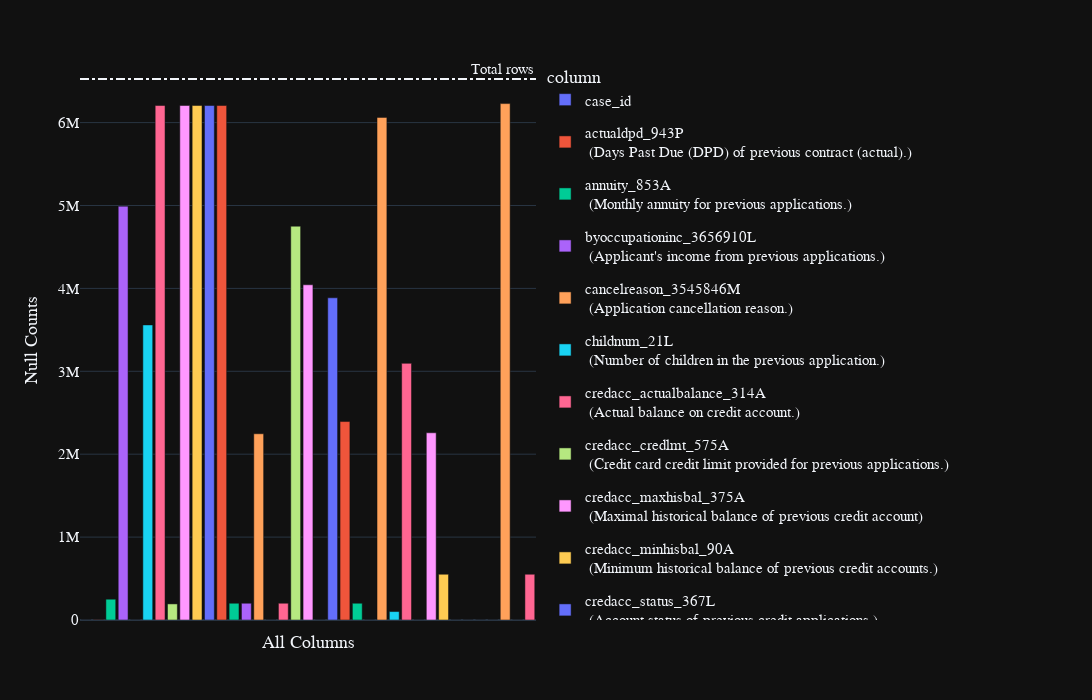

The cell this chart's notebook holds for it:
### Code cell
train_previous_application = pl.concat(
    [
        train_applprev_1.with_columns(pl.col("case_id").cast(pl.Int32)),
        train_applprev_2.with_columns(pl.col("case_id").cast(pl.Int32))
    ],
    how="vertical",
    rechunk=True
)
display(train_previous_application.fetch().head())
train_previous_application.pipe(plot_nulls)
print(gc.collect())

### Figure 1 — Plotly figure (JSON) as saved in the notebook; plotly's stock layout.template omitted (floating-point values rounded to 4 significant figures)
{"data": [{"alignmentgroup": "True", "customdata": [[0]], "hovertemplate": "<b>%{hovertext}</b><br><br>column=%{x}<br>null_counts=%{y}<br>percent=%{customdata[0]}<extra></extra>", "hovertext": ["case_id"], "legendgroup": "case_id", "marker": {"color": "#636efa", "pattern": {"shape": ""}}, "name": "case_id", "offsetgroup": "case_id", "orientation": "v", "showlegend": true, "textposition": "auto", "type": "bar", "x": ["case_id"], "xaxis": "x", "y": [0], "yaxis": "y"}, {"alignmentgroup": "True", "customdata": [[0]], "hovertemplate": "<b>%{hovertext}</b><br><br>column=%{x}<br>null_counts=%{y}<br>percent=%{customdata[0]}<extra></extra>", "hovertext": ["actualdpd_943P <br> (Days Past Due (DPD) of previous contract (actual).)"], "legendgroup": "actualdpd_943P <br> (Days Past Due (DPD) of previous contract (actual).)", "marker": {"color": "#EF553B", "pattern": {"shape": ""}}, "name": "actualdpd_943P <br> (Days Past Due (DPD) of previous contract (actual).)", "offsetgroup": "actualdpd_943P <br> (Days Past Due (DPD) of previous contract (actual).)", "orientation": "v", "showlegend": true, "textposition": "auto", "type": "bar", "x": ["actualdpd_943P <br> (Days Past Due (DPD) of previous contract (actual).)"], "xaxis": "x", "y": [2500], "yaxis": "y"}, {"alignmentgroup": "True", "customdata": [[0.04]], "hovertemplate": "<b>%{hovertext}</b><br><br>column=%{x}<br>null_counts=%{y}<br>percent=%{customdata[0]}<extra></extra>", "hovertext": ["annuity_853A <br> (Monthly annuity for previous applications.)"], "legendgroup": "annuity_853A <br> (Monthly annuity for previous applications.)", "marker": {"color": "#00cc96", "pattern": {"shape": ""}}, "name": "annuity_853A <br> (Monthly annuity for previous applications.)", "offsetgroup": "annuity_853A <br> (Monthly annuity for previous applications.)", "orientation": "v", "showlegend": true, "textposition": "auto", "type": "bar", "x": ["annuity_853A <br> (Monthly annuity for previous applications.)"], "xaxis": "x", "y": [250736], "yaxis": "y"}, {"alignmentgroup": "True", "customdata": [[0.76]], "hovertemplate": "<b>%{hovertext}</b><br><br>column=%{x}<br>null_counts=%{y}<br>percent=%{customdata[0]}<extra></extra>", "hovertext": ["byoccupationinc_3656910L <br> (Applicant's income from previous applications.)"], "legendgroup": "byoccupationinc_3656910L <br> (Applicant's income from previous applications.)", "marker": {"color": "#ab63fa", "pattern": {"shape": ""}}, "name": "byoccupationinc_3656910L <br> (Applicant's income from previous applications.)", "offsetgroup": "byoccupationinc_3656910L <br> (Applicant's income from previous applications.)", "orientation": "v", "showlegend": true, "textposition": "auto", "type": "bar", "x": ["byoccupationinc_3656910L <br> (Applicant's income from previous applications.)"], "xaxis": "x", "y": [4991531], "yaxis": "y"}, {"alignmentgroup": "True", "customdata": [[0]], "hovertemplate": "<b>%{hovertext}</b><br><br>column=%{x}<br>null_counts=%{y}<br>percent=%{customdata[0]}<extra></extra>", "hovertext": ["cancelreason_3545846M <br> (Application cancellation reason.)"], "legendgroup": "cancelreason_3545846M <br> (Application cancellation reason.)", "marker": {"color": "#FFA15A", "pattern": {"shape": ""}}, "name": "cancelreason_3545846M <br> (Application cancellation reason.)", "offsetgroup": "cancelreason_3545846M <br> (Application cancellation reason.)", "orientation": "v", "showlegend": true, "textposition": "auto", "type": "bar", "x": ["cancelreason_3545846M <br> (Application cancellation reason.)"], "xaxis": "x", "y": [0], "yaxis": "y"}, {"alignmentgroup": "True", "customdata": [[0.55]], "hovertemplate": "<b>%{hovertext}</b><br><br>column=%{x}<br>null_counts=%{y}<br>percent=%{customdata[0]}<extra></extra>", "hovertext": ["childnum_21L <br> (Number of children in the previous application.)"], "legendgroup": "childnum_21L <br> (Number of children in the previous application.)", "marker": {"color": "#19d3f3", "pattern": {"shape": ""}}, "name": "childnum_21L <br> (Number of children in the previous application.)", "offsetgroup": "childnum_21L <br> (Number of children in the previous application.)", "orientation": "v", "showlegend": true, "textposition": "auto", "type": "bar", "x": ["childnum_21L <br> (Number of children in the previous application.)"], "xaxis": "x", "y": [3559424], "yaxis": "y"}, {"alignmentgroup": "True", "customdata": [[0.95]], "hovertemplate": "<b>%{hovertext}</b><br><br>column=%{x}<br>null_counts=%{y}<br>percent=%{customdata[0]}<extra></extra>", "hovertext": ["credacc_actualbalance_314A <br> (Actual balance on credit account.)"], "legendgroup": "credacc_actualbalance_314A <br> (Actual balance on credit account.)", "marker": {"color": "#FF6692", "pattern": {"shape": ""}}, "name": "credacc_actualbalance_314A <br> (Actual balance on credit account.)", "offsetgroup": "credacc_actualbalance_314A <br> (Actual balance on credit account.)", "orientation": "v", "showlegend": true, "textposition": "auto", "type": "bar", "x": ["credacc_actualbalance_314A <br> (Actual balance on credit account.)"], "xaxis": "x", "y": [6205945], "yaxis": "y"}, {"alignmentgroup": "True", "customdata": [[0.03]], "hovertemplate": "<b>%{hovertext}</b><br><br>column=%{x}<br>null_counts=%{y}<br>percent=%{customdata[0]}<extra></extra>", "hovertext": ["credacc_credlmt_575A <br> (Credit card credit limit provided for previous applications.)"], "legendgroup": "credacc_credlmt_575A <br> (Credit card credit limit provided for previous applications.)", "marker": {"color": "#B6E880", "pattern": {"shape": ""}}, "name": "credacc_credlmt_575A <br> (Credit card credit limit provided for previous applications.)", "offsetgroup": "credacc_credlmt_575A <br> (Credit card credit limit provided for previous applications.)", "orientation": "v", "showlegend": true, "textposition": "auto", "type": "bar", "x": ["credacc_credlmt_575A <br> (Credit card credit limit provided for previous applications.)"], "xaxis": "x", "y": [194132], "yaxis": "y"}, {"alignmentgroup": "True", "customdata": [[0.95]], "hovertemplate": "<b>%{hovertext}</b><br><br>column=%{x}<br>null_counts=%{y}<br>percent=%{customdata[0]}<extra></extra>", "hovertext": ["credacc_maxhisbal_375A <br> (Maximal historical balance of previous credit account)"], "legendgroup": "credacc_maxhisbal_375A <br> (Maximal historical balance of previous credit account)", "marker": {"color": "#FF97FF", "pattern": {"shape": ""}}, "name": "credacc_maxhisbal_375A <br> (Maximal historical balance of previous credit account)", "offsetgroup": "credacc_maxhisbal_375A <br> (Maximal historical balance of previous credit account)", "orientation": "v", "showlegend": true, "textposition": "auto", "type": "bar", "x": ["credacc_maxhisbal_375A <br> (Maximal historical balance of previous credit account)"], "xaxis": "x", "y": [6205945], "yaxis": "y"}, {"alignmentgroup": "True", "customdata": [[0.95]], "hovertemplate": "<b>%{hovertext}</b><br><br>column=%{x}<br>null_counts=%{y}<br>percent=%{customdata[0]}<extra></extra>", "hovertext": ["credacc_minhisbal_90A <br> (Minimum historical balance of previous credit accounts.)"], "legendgroup": "credacc_minhisbal_90A <br> (Minimum historical balance of previous credit accounts.)", "marker": {"color": "#FECB52", "pattern": {"shape": ""}}, "name": "credacc_minhisbal_90A <br> (Minimum historical balance of previous credit accounts.)", "offsetgroup": "credacc_minhisbal_90A <br> (Minimum historical balance of previous credit accounts.)", "orientation": "v", "showlegend": true, "textposition": "auto", "type": "bar", "x": ["credacc_minhisbal_90A <br> (Minimum historical balance of previous credit accounts.)"], "xaxis": "x", "y": [6205945], "yaxis": "y"}, {"alignmentgroup": "True", "customdata": [[0.95]], "hovertemplate": "<b>%{hovertext}</b><br><br>column=%{x}<br>null_counts=%{y}<br>percent=%{customdata[0]}<extra></extra>", "hovertext": ["credacc_status_367L <br> (Account status of previous credit applications.)"], "legendgroup": "credacc_status_367L <br> (Account status of previous credit applications.)", "marker": {"color": "#636efa", "pattern": {"shape": ""}}, "name": "credacc_status_367L <br> (Account status of previous credit applications.)", "offsetgroup": "credacc_status_367L <br> (Account status of previous credit applications.)", "orientation": "v", "showlegend": true, "textposition": "auto", "type": "bar", "x": ["credacc_status_367L <br> (Account status of previous credit applications.)"], "xaxis": "x", "y": [6205945], "yaxis": "y"}, {"alignmentgroup": "True", "customdata": [[0.95]], "hovertemplate": "<b>%{hovertext}</b><br><br>column=%{x}<br>null_counts=%{y}<br>percent=%{customdata[0]}<extra></extra>", "hovertext": ["credacc_transactions_402L <br> (Number of transactions made with the previous credit account of the applicant.)"], "legendgroup": "credacc_transactions_402L <br> (Number of transactions made with the previous credit account of the applicant.)", "marker": {"color": "#EF553B", "pattern": {"shape": ""}}, "name": "credacc_transactions_402L <br> (Number of transactions made with the previous credit account of the applicant.)", "offsetgroup": "credacc_transactions_402L <br> (Number of transactions made with the previous credit account of the applicant.)", "orientation": "v", "showlegend": true, "textposition": "auto", "type": "bar", "x": ["credacc_transactions_402L <br> (Number of transactions made with the previous credit account of the applicant.)"], "xaxis": "x", "y": [6205945], "yaxis": "y"}, {"alignmentgroup": "True", "customdata": [[0.03]], "hovertemplate": "<b>%{hovertext}</b><br><br>column=%{x}<br>null_counts=%{y}<br>percent=%{customdata[0]}<extra></extra>", "hovertext": ["credamount_590A <br> (Loan amount or card limit of previous applications.)"], "legendgroup": "credamount_590A <br> (Loan amount or card limit of previous applications.)", "marker": {"color": "#00cc96", "pattern": {"shape": ""}}, "name": "credamount_590A <br> (Loan amount or card limit of previous applications.)", "offsetgroup": "credamount_590A <br> (Loan amount or card limit of previous applications.)", "orientation": "v", "showlegend": true, "textposition": "auto", "type": "bar", "x": ["credamount_590A <br> (Loan amount or card limit of previous applications.)"], "xaxis": "x", "y": [202198], "yaxis": "y"}, {"alignmentgroup": "True", "customdata": [[0.03]], "hovertemplate": "<b>%{hovertext}</b><br><br>column=%{x}<br>null_counts=%{y}<br>percent=%{customdata[0]}<extra></extra>", "hovertext": ["credtype_587L <br> (Credit type of previous application.)"], "legendgroup": "credtype_587L <br> (Credit type of previous application.)", "marker": {"color": "#ab63fa", "pattern": {"shape": ""}}, "name": "credtype_587L <br> (Credit type of previous application.)", "offsetgroup": "credtype_587L <br> (Credit type of previous application.)", "orientation": "v", "showlegend": true, "textposition": "auto", "type": "bar", "x": ["credtype_587L <br> (Credit type of previous application.)"], "xaxis": "x", "y": [202198], "yaxis": "y"}, {"alignmentgroup": "True", "customdata": [[0.34]], "hovertemplate": "<b>%{hovertext}</b><br><br>column=%{x}<br>null_counts=%{y}<br>percent=%{customdata[0]}<extra></extra>", "hovertext": ["currdebt_94A <br> (Previous application's current debt.)"], "legendgroup": "currdebt_94A <br> (Previous application's current debt.)", "marker": {"color": "#FFA15A", "pattern": {"shape": ""}}, "name": "currdebt_94A <br> (Previous application's current debt.)", "offsetgroup": "currdebt_94A <br> (Previous application's current debt.)", "orientation": "v", "showlegend": true, "textposition": "auto", "type": "bar", "x": ["currdebt_94A <br> (Previous application's current debt.)"], "xaxis": "x", "y": [2246512], "yaxis": "y"}, {"alignmentgroup": "True", "customdata": [[0]], "hovertemplate": "<b>%{hovertext}</b><br><br>column=%{x}<br>null_counts=%{y}<br>percent=%{customdata[0]}<extra></extra>", "hovertext": ["district_544M <br> (District of the address used in the previous loan application.)"], "legendgroup": "district_544M <br> (District of the address used in the previous loan application.)", "marker": {"color": "#19d3f3", "pattern": {"shape": ""}}, "name": "district_544M <br> (District of the address used in the previous loan application.)", "offsetgroup": "district_544M <br> (District of the address used in the previous loan application.)", "orientation": "v", "showlegend": true, "textposition": "auto", "type": "bar", "x": ["district_544M <br> (District of the address used in the previous loan application.)"], "xaxis": "x", "y": [0], "yaxis": "y"}, {"alignmentgroup": "True", "customdata": [[0.03]], "hovertemplate": "<b>%{hovertext}</b><br><br>column=%{x}<br>null_counts=%{y}<br>percent=%{customdata[0]}<extra></extra>", "hovertext": ["downpmt_134A <br> (Previous application downpayment amount.)"], "legendgroup": "downpmt_134A <br> (Previous application downpayment amount.)", "marker": {"color": "#FF6692", "pattern": {"shape": ""}}, "name": "downpmt_134A <br> (Previous application downpayment amount.)", "offsetgroup": "downpmt_134A <br> (Previous application downpayment amount.)", "orientation": "v", "showlegend": true, "textposition": "auto", "type": "bar", "x": ["downpmt_134A <br> (Previous application downpayment amount.)"], "xaxis": "x", "y": [202198], "yaxis": "y"}, {"alignmentgroup": "True", "customdata": [[0.73]], "hovertemplate": "<b>%{hovertext}</b><br><br>column=%{x}<br>null_counts=%{y}<br>percent=%{customdata[0]}<extra></extra>", "hovertext": ["dtlastpmt_581D <br> (Date of last payment made by the applicant.)"], "legendgroup": "dtlastpmt_581D <br> (Date of last payment made by the applicant.)", "marker": {"color": "#B6E880", "pattern": {"shape": ""}}, "name": "dtlastpmt_581D <br> (Date of last payment made by the applicant.)", "offsetgroup": "dtlastpmt_581D <br> (Date of last payment made by the applicant.)", "orientation": "v", "showlegend": true, "textposition": "auto", "type": "bar", "x": ["dtlastpmt_581D <br> (Date of last payment made by the applicant.)"], "xaxis": "x", "y": [4750384], "yaxis": "y"}, {"alignmentgroup": "True", "customdata": [[0.62]], "hovertemplate": "<b>%{hovertext}</b><br><br>column=%{x}<br>null_counts=%{y}<br>percent=%{customdata[0]}<extra></extra>", "hovertext": ["dtlastpmtallstes_3545839D <br> (Date of the applicant's last payment.)"], "legendgroup": "dtlastpmtallstes_3545839D <br> (Date of the applicant's last payment.)", "marker": {"color": "#FF97FF", "pattern": {"shape": ""}}, "name": "dtlastpmtallstes_3545839D <br> (Date of the applicant's last payment.)", "offsetgroup": "dtlastpmtallstes_3545839D <br> (Date of the applicant's last payment.)", "orientation": "v", "showlegend": true, "textposition": "auto", "type": "bar", "x": ["dtlastpmtallstes_3545839D <br> (Date of the applicant's last payment.)"], "xaxis": "x", "y": [4043621], "yaxis": "y"}, {"alignmentgroup": "True", "customdata": [[0]], "hovertemplate": "<b>%{hovertext}</b><br><br>column=%{x}<br>null_counts=%{y}<br>percent=%{customdata[0]}<extra></extra>", "hovertext": ["education_1138M <br> (Applicant's education level from their previous application.)"], "legendgroup": "education_1138M <br> (Applicant's education level from their previous application.)", "marker": {"color": "#FECB52", "pattern": {"shape": ""}}, "name": "education_1138M <br> (Applicant's education level from their previous application.)", "offsetgroup": "education_1138M <br> (Applicant's education level from their previous application.)", "orientation": "v", "showlegend": true, "textposition": "auto", "type": "bar", "x": ["education_1138M <br> (Applicant's education level from their previous application.)"], "xaxis": "x", "y": [0], "yaxis": "y"}, {"alignmentgroup": "True", "customdata": [[0.6]], "hovertemplate": "<b>%{hovertext}</b><br><br>column=%{x}<br>null_counts=%{y}<br>percent=%{customdata[0]}<extra></extra>", "hovertext": ["employedfrom_700D <br> (Employment start date from the previous application.)"], "legendgroup": "employedfrom_700D <br> (Employment start date from the previous application.)", "marker": {"color": "#636efa", "pattern": {"shape": ""}}, "name": "employedfrom_700D <br> (Employment start date from the previous application.)", "offsetgroup": "employedfrom_700D <br> (Employment start date from the previous application.)", "orientation": "v", "showlegend": true, "textposition": "auto", "type": "bar", "x": ["employedfrom_700D <br> (Employment start date from the previous application.)"], "xaxis": "x", "y": [3886478], "yaxis": "y"}, {"alignmentgroup": "True", "customdata": [[0.37]], "hovertemplate": "<b>%{hovertext}</b><br><br>column=%{x}<br>null_counts=%{y}<br>percent=%{customdata[0]}<extra></extra>", "hovertext": ["familystate_726L <br> (Family State in previous application of applicant.)"], "legendgroup": "familystate_726L <br> (Family State in previous application of applicant.)", "marker": {"color": "#EF553B", "pattern": {"shape": ""}}, "name": "familystate_726L <br> (Family State in previous application of applicant.)", "offsetgroup": "familystate_726L <br> (Family State in previous application of applicant.)", "orientation": "v", "showlegend": true, "textposition": "auto", "type": "bar", "x": ["familystate_726L <br> (Family State in previous application of applicant.)"], "xaxis": "x", "y": [2393892], "yaxis": "y"}, {"alignmentgroup": "True", "customdata": [[0.03]], "hovertemplate": "<b>%{hovertext}</b><br><br>column=%{x}<br>null_counts=%{y}<br>percent=%{customdata[0]}<extra></extra>", "hovertext": ["inittransactioncode_279L <br> (Type of the initial transaction made in the previous application of the client.)"], "legendgroup": "inittransactioncode_279L <br> (Type of the initial transaction made in the previous application of the client.)", "marker": {"color": "#00cc96", "pattern": {"shape": ""}}, "name": "inittransactioncode_279L <br> (Type of the initial transaction made in the previous application of the client.)", "offsetgroup": "inittransactioncode_279L <br> (Type of the initial transaction made in the previous application of the client.)", "orientation": "v", "showlegend": true, "textposition": "auto", "type": "bar", "x": ["inittransactioncode_279L <br> (Type of the initial transaction made in the previous application of the client.)"], "xaxis": "x", "y": [202198], "yaxis": "y"}, {"alignmentgroup": "True", "customdata": [[0]], "hovertemplate": "<b>%{hovertext}</b><br><br>column=%{x}<br>null_counts=%{y}<br>percent=%{customdata[0]}<extra></extra>", "hovertext": ["isbidproduct_390L <br> (Flag for determining if the product is a cross-sell in previous applications.)"], "legendgroup": "isbidproduct_390L <br> (Flag for determining if the product is a cross-sell in previous applications.)", "marker": {"color": "#ab63fa", "pattern": {"shape": ""}}, "name": "isbidproduct_390L <br> (Flag for determining if the product is a cross-sell in previous applications.)", "offsetgroup": "isbidproduct_390L <br> (Flag for determining if the product is a cross-sell in previous applications.)", "orientation": "v", "showlegend": true, "textposition": "auto", "type": "bar", "x": ["isbidproduct_390L <br> (Flag for determining if the product is a cross-sell in previous applications.)"], "xaxis": "x", "y": [66], "yaxis": "y"}, {"alignmentgroup": "True", "customdata": [[0.93]], "hovertemplate": "<b>%{hovertext}</b><br><br>column=%{x}<br>null_counts=%{y}<br>percent=%{customdata[0]}<extra></extra>", "hovertext": ["isdebitcard_527L <br> (Previous application flag indicating if product being applied for is a debit card.)"], "legendgroup": "isdebitcard_527L <br> (Previous application flag indicating if product being applied for is a debit card.)", "marker": {"color": "#FFA15A", "pattern": {"shape": ""}}, "name": "isdebitcard_527L <br> (Previous application flag indicating if product being applied for is a debit card.)", "offsetgroup": "isdebitcard_527L <br> (Previous application flag indicating if product being applied for is a debit card.)", "orientation": "v", "showlegend": true, "textposition": "auto", "type": "bar", "x": ["isdebitcard_527L <br> (Previous application flag indicating if product being applied for is a debit card.)"], "xaxis": "x", "y": [6062966], "yaxis": "y"}, {"alignmentgroup": "True", "customdata": [[0.02]], "hovertemplate": "<b>%{hovertext}</b><br><br>column=%{x}<br>null_counts=%{y}<br>percent=%{customdata[0]}<extra></extra>", "hovertext": ["mainoccupationinc_437A <br> (Client's main income amount in their previous application.)"], "legendgroup": "mainoccupationinc_437A <br> (Client's main income amount in their previous application.)", "marker": {"color": "#19d3f3", "pattern": {"shape": ""}}, "name": "mainoccupationinc_437A <br> (Client's main income amount in their previous application.)", "offsetgroup": "mainoccupationinc_437A <br> (Client's main income amount in their previous application.)", "orientation": "v", "showlegend": true, "textposition": "auto", "type": "bar", "x": ["mainoccupationinc_437A <br> (Client's main income amount in their previous application.)"], "xaxis": "x", "y": [101983], "yaxis": "y"}, {"alignmentgroup": "True", "customdata": [[0.47]], "hovertemplate": "<b>%{hovertext}</b><br><br>column=%{x}<br>null_counts=%{y}<br>percent=%{customdata[0]}<extra></extra>", "hovertext": ["maxdpdtolerance_577P <br> (Maximum DPD with tolerance (on previous application/s).)"], "legendgroup": "maxdpdtolerance_577P <br> (Maximum DPD with tolerance (on previous application/s).)", "marker": {"color": "#FF6692", "pattern": {"shape": ""}}, "name": "maxdpdtolerance_577P <br> (Maximum DPD with tolerance (on previous application/s).)", "offsetgroup": "maxdpdtolerance_577P <br> (Maximum DPD with tolerance (on previous application/s).)", "orientation": "v", "showlegend": true, "textposition": "auto", "type": "bar", "x": ["maxdpdtolerance_577P <br> (Maximum DPD with tolerance (on previous application/s).)"], "xaxis": "x", "y": [3095704], "yaxis": "y"}, {"alignmentgroup": "True", "customdata": [[0]], "hovertemplate": "<b>%{hovertext}</b><br><br>column=%{x}<br>null_counts=%{y}<br>percent=%{customdata[0]}<extra></extra>", "hovertext": ["num_group1"], "legendgroup": "num_group1", "marker": {"color": "#B6E880", "pattern": {"shape": ""}}, "name": "num_group1", "offsetgroup": "num_group1", "orientation": "v", "showlegend": true, "textposition": "auto", "type": "bar", "x": ["num_group1"], "xaxis": "x", "y": [0], "yaxis": "y"}, {"alignmentgroup": "True", "customdata": [[0.35]], "hovertemplate": "<b>%{hovertext}</b><br><br>column=%{x}<br>null_counts=%{y}<br>percent=%{customdata[0]}<extra></extra>", "hovertext": ["outstandingdebt_522A <br> (Amount of outstanding debt on the client's previous application.)"], "legendgroup": "outstandingdebt_522A <br> (Amount of outstanding debt on the client's previous application.)", "marker": {"color": "#FF97FF", "pattern": {"shape": ""}}, "name": "outstandingdebt_522A <br> (Amount of outstanding debt on the client's previous application.)", "offsetgroup": "outstandingdebt_522A <br> (Amount of outstanding debt on the client's previous application.)", "orientation": "v", "showlegend": true, "textposition": "auto", "type": "bar", "x": ["outstandingdebt_522A <br> (Amount of outstanding debt on the client's previous application.)"], "xaxis": "x", "y": [2258268], "yaxis": "y"}, {"alignmentgroup": "True", "customdata": [[0.08]], "hovertemplate": "<b>%{hovertext}</b><br><br>column=%{x}<br>null_counts=%{y}<br>percent=%{customdata[0]}<extra></extra>", "hovertext": ["pmtnum_8L <br> (Number of payments made for the previous application.)"], "legendgroup": "pmtnum_8L <br> (Number of payments made for the previous application.)", "marker": {"color": "#FECB52", "pattern": {"shape": ""}}, "name": "pmtnum_8L <br> (Number of payments made for the previous application.)", "offsetgroup": "pmtnum_8L <br> (Number of payments made for the previous application.)", "orientation": "v", "showlegend": true, "textposition": "auto", "type": "bar", "x": ["pmtnum_8L <br> (Number of payments made for the previous application.)"], "xaxis": "x", "y": [551820], "yaxis": "y"}, {"alignmentgroup": "True", "customdata": [[0]], "hovertemplate": "<b>%{hovertext}</b><br><br>column=%{x}<br>null_counts=%{y}<br>percent=%{customdata[0]}<extra></extra>", "hovertext": ["postype_4733339M <br> (Type of point of sale.)"], "legendgroup": "postype_4733339M <br> (Type of point of sale.)", "marker": {"color": "#636efa", "pattern": {"shape": ""}}, "name": "postype_4733339M <br> (Type of point of sale.)", "offsetgroup": "postype_4733339M <br> (Type of point of sale.)", "orientation": "v", "showlegend": true, "textposition": "auto", "type": "bar", "x": ["postype_4733339M <br> (Type of point of sale.)"], "xaxis": "x", "y": [0], "yaxis": "y"}, {"alignmentgroup": "True", "customdata": [[0]], "hovertemplate": "<b>%{hovertext}</b><br><br>column=%{x}<br>null_counts=%{y}<br>percent=%{customdata[0]}<extra></extra>", "hovertext": ["profession_152M <br> (Profession of the client during their previous loan application.)"], "legendgroup": "profession_152M <br> (Profession of the client during their previous loan application.)", "marker": {"color": "#EF553B", "pattern": {"shape": ""}}, "name": "profession_152M <br> (Profession of the client during their previous loan application.)", "offsetgroup": "profession_152M <br> (Profession of the client during their previous loan application.)", "orientation": "v", "showlegend": true, "textposition": "auto", "type": "bar", "x": ["profession_152M <br> (Profession of the client during their previous loan application.)"], "xaxis": "x", "y": [0], "yaxis": "y"}, {"alignmentgroup": "True", "customdata": [[0]], "hovertemplate": "<b>%{hovertext}</b><br><br>column=%{x}<br>null_counts=%{y}<br>percent=%{customdata[0]}<extra></extra>", "hovertext": ["rejectreason_755M <br> (Reason for previous application rejection.)"], "legendgroup": "rejectreason_755M <br> (Reason for previous application rejection.)", "marker": {"color": "#00cc96", "pattern": {"shape": ""}}, "name": "rejectreason_755M <br> (Reason for previous application rejection.)", "offsetgroup": "rejectreason_755M <br> (Reason for previous application rejection.)", "orientation": "v", "showlegend": true, "textposition": "auto", "type": "bar", "x": ["rejectreason_755M <br> (Reason for previous application rejection.)"], "xaxis": "x", "y": [0], "yaxis": "y"}, {"alignmentgroup": "True", "customdata": [[0]], "hovertemplate": "<b>%{hovertext}</b><br><br>column=%{x}<br>null_counts=%{y}<br>percent=%{customdata[0]}<extra></extra>", "hovertext": ["rejectreasonclient_4145042M <br> (Reason for rejection of the client's previous application.)"], "legendgroup": "rejectreasonclient_4145042M <br> (Reason for rejection of the client's previous application.)", "marker": {"color": "#ab63fa", "pattern": {"shape": ""}}, "name": "rejectreasonclient_4145042M <br> (Reason for rejection of the client's previous application.)", "offsetgroup": "rejectreasonclient_4145042M <br> (Reason for rejection of the client's previous application.)", "orientation": "v", "showlegend": true, "textposition": "auto", "type": "bar", "x": ["rejectreasonclient_4145042M <br> (Reason for rejection of the client's previous application.)"], "xaxis": "x", "y": [0], "yaxis": "y"}, {"alignmentgroup": "True", "customdata": [[0.95]], "hovertemplate": "<b>%{hovertext}</b><br><br>column=%{x}<br>null_counts=%{y}<br>percent=%{customdata[0]}<extra></extra>", "hovertext": ["revolvingaccount_394A <br> (Revolving account that was present in the applicant's previous application.)"], "legendgroup": "revolvingaccount_394A <br> (Revolving account that was present in the applicant's previous application.)", "marker": {"color": "#FFA15A", "pattern": {"shape": ""}}, "name": "revolvingaccount_394A <br> (Revolving account that was present in the applicant's previous application.)", "offsetgroup": "revolvingaccount_394A <br> (Revolving account that was present in the applicant's previous application.)", "orientation": "v", "showlegend": true, "textposition": "auto", "type": "bar", "x": ["revolvingaccount_394A <br> (Revolving account that was present in the applicant's previous application.)"], "xaxis": "x", "y": [6229229], "yaxis": "y"}, {"alignmentgroup": "True", "customdata": [[0]], "hovertemplate": "<b>%{hovertext}</b><br><br>column=%{x}<br>null_counts=%{y}<br>percent=%{customdata[0]}<extra></extra>", "hovertext": ["status_219L <br> (Previous application status.)"], "legendgroup": "status_219L <br> (Previous application status.)", "marker": {"color": "#19d3f3", "pattern": {"shape": ""}}, "name": "status_219L <br> (Previous application status.)", "offsetgroup": "status_219L <br> (Previous application status.)", "orientation": "v", "showlegend": true, "textposition": "auto", "type": "bar", "x": ["status_219L <br> (Previous application status.)"], "xaxis": "x", "y": [66], "yaxis": "y"}, {"alignmentgroup": "True", "customdata": [[0.08]], "hovertemplate": "<b>%{hovertext}</b><br><br>column=%{x}<br>null_counts=%{y}<br>percent=%{customdata[0]}<extra></extra>", "hovertext": ["tenor_203L <br> (Number of instalments in the previous application.)"], "legendgroup": "tenor_203L <br> (Number of instalments in the previous application.)", "marker": {"color": "#FF6692", "pattern": {"shape": ""}}, "name": "tenor_203L <br> (Number of instalments in the previous application.)", "offsetgroup": "tenor_203L <br> (Number of instalments in the previous application.)", "orientation": "v", "showlegend": true, "textposition": "auto", "type": "bar", "x": ["tenor_203L <br> (Number of instalments in the previous application.)"], "xaxis": "x", "y": [551820], "yaxis": "y"}], "layout": {"annotations": [{"showarrow": false, "text": "Total rows", "x": 1, "xanchor": "right", "xref": "x domain", "y": 6525979, "yanchor": "bottom", "yref": "y"}], "barmode": "relative", "height": 700, "legend": {"title": {"text": "column"}, "tracegroupgap": 10}, "margin": {"t": 60}, "shapes": [{"line": {"dash": "dashdot"}, "type": "line", "x0": 0, "x1": 1, "xref": "x domain", "y0": 6525979, "y1": 6525979, "yref": "y"}], "showlegend": true, "width": 3000, "xaxis": {"anchor": "y", "categoryarray": ["case_id", "actualdpd_943P <br> (Days Past Due (DPD) of previous contract (actual).)", "annuity_853A <br> (Monthly annuity for previous applications.)", "byoccupationinc_3656910L <br> (Applicant's income from previous applications.)", "cancelreason_3545846M <br> (Application cancellation reason.)", "childnum_21L <br> (Number of children in the previous application.)", "credacc_actualbalance_314A <br> (Actual balance on credit account.)", "credacc_credlmt_575A <br> (Credit card credit limit provided for previous applications.)", "credacc_maxhisbal_375A <br> (Maximal historical balance of previous credit account)", "credacc_minhisbal_90A <br> (Minimum historical balance of previous credit accounts.)", "credacc_status_367L <br> (Account status of previous credit applications.)", "credacc_transactions_402L <br> (Number of transactions made with the previous credit account of the applicant.)", "credamount_590A <br> (Loan amount or card limit of previous applications.)", "credtype_587L <br> (Credit type of previous application.)", "currdebt_94A <br> (Previous application's current debt.)", "district_544M <br> (District of the address used in the previous loan application.)", "downpmt_134A <br> (Previous application downpayment amount.)", "dtlastpmt_581D <br> (Date of last payment made by the applicant.)", "dtlastpmtallstes_3545839D <br> (Date of the applicant's last payment.)", "education_1138M <br> (Applicant's education level from their previous application.)", "employedfrom_700D <br> (Employment start date from the previous application.)", "familystate_726L <br> (Family State in previous application of applicant.)", "inittransactioncode_279L <br> (Type of the initial transaction made in the previous application of the client.)", "isbidproduct_390L <br> (Flag for determining if the product is a cross-sell in previous applications.)", "isdebitcard_527L <br> (Previous application flag indicating if product being applied for is a debit card.)", "mainoccupationinc_437A <br> (Client's main income amount in their previous application.)", "maxdpdtolerance_577P <br> (Maximum DPD with tolerance (on previous application/s).)", "num_group1", "outstandingdebt_522A <br> (Amount of outstanding debt on the client's previous application.)", "pmtnum_8L <br> (Number of payments made for the previous application.)", "postype_4733339M <br> (Type of point of sale.)", "profession_152M <br> (Profession of the client during their previous loan application.)", "rejectreason_755M <br> (Reason for previous application rejection.)", "rejectreasonclient_4145042M <br> (Reason for rejection of the client's previous application.)", "revolvingaccount_394A <br> (Revolving account that was present in the applicant's previous application.)", "status_219L <br> (Previous application status.)", "tenor_203L <br> (Number of instalments in the previous application.)"], "categoryorder": "array", "domain": [0, 1], "showticklabels": false, "title": {"text": "All Columns"}}, "yaxis": {"anchor": "x", "domain": [0, 1], "title": {"text": "Null Counts"}}}}
